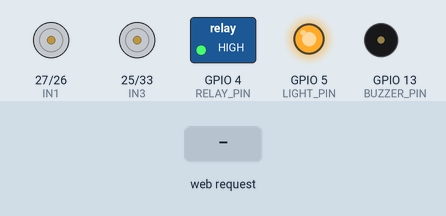
Simulated run of this sketch. Board: ESP32. On the bench: motor-driver pin pairs drawn as motors (green arrow = first pin HIGH = forward, orange = second pin HIGH = backward, longer = more drive, scaled by the enable pin), switched loads named in the sketch (green lamp = pin HIGH), output pins drawn as LEDs (lit = HIGH), buzzer (waves = sounding, pin HIGH). The inputs (shaded band) are chosen by the test bench. WiFi joins after 1.5 s; servers stay silent unless stated; what the sketch prints to the serial monitor is not drawn.

Above: at 2.7 s.
2.8 s: HTTP request GET /back received
At 3.05 s:
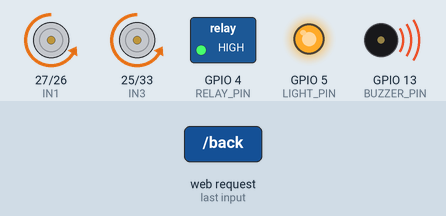
5.8 s: HTTP request GET /forward received
At 7.0 s:
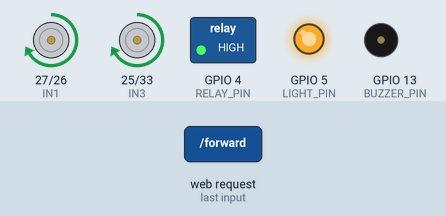
7.3 s: HTTP request GET /left received
At 8.3 s:
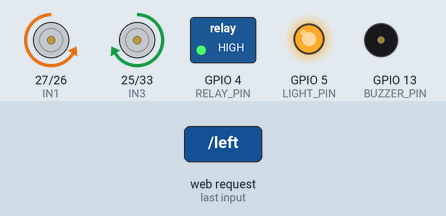
8.8 s: HTTP request GET /right received
At 9.4 s:
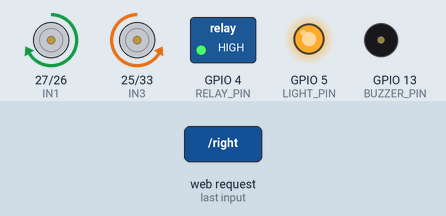
10.3 s: HTTP request GET /spray_on received
At 10.6 s:
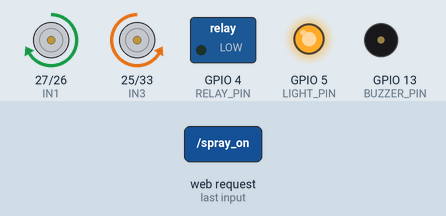
11.8 s: HTTP request GET /stop received
At 12.9 s:
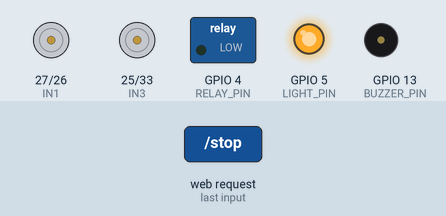
Timing chart, 0 to 14.3 s (numbered marks = the images above; inputs shaded):
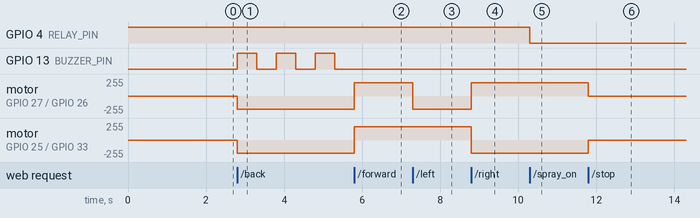

Measured:
- after the input at 2.8 s, GPIO 13 (BUZZER_PIN): alternates HIGH for 0.50 s and LOW for 0.50 s, starting at once; motor on GPIO 27 (IN1) / GPIO 26 (IN2), motor on GPIO 25 (IN3) / GPIO 33 (IN4): stopped → backward 200/255 at once
- after the input at 5.8 s, GPIO 13 (BUZZER_PIN): stays LOW (without the input it goes to HIGH after 0.00 s); motor on GPIO 27 (IN1) / GPIO 26 (IN2), motor on GPIO 25 (IN3) / GPIO 33 (IN4): backward 200/255 → forward 200/255 at once
- after the input at 7.3 s, motor on GPIO 27 (IN1) / GPIO 26 (IN2): forward 200/255 → backward 200/255 at once
- after the input at 8.8 s, motor on GPIO 27 (IN1) / GPIO 26 (IN2): backward 200/255 → forward 200/255 at once; motor on GPIO 25 (IN3) / GPIO 33 (IN4): forward 200/255 → backward 200/255 at once
- after the input at 10.3 s, GPIO 4 (RELAY_PIN): HIGH → LOW at once
- after the input at 11.8 s, motor on GPIO 27 (IN1) / GPIO 26 (IN2): forward 200/255 → stopped at once; motor on GPIO 25 (IN3) / GPIO 33 (IN4): backward 200/255 → stopped at once

The sketch:

esp32_rower_controller.ino
```cpp
/*
  ESP32 Rower Controller - Station Mode
  Reverse = Buzzer Beep (500 ms ON / OFF)
  Light Control via Mobile
*/

#include <WiFi.h>
#include <WebServer.h>

// -------- HOTSPOT CREDENTIALS --------
const char* ssid = "Narzo 70 5G";
const char* password = "123456789";

// -------- L298N Motor Driver Pins --------
#define IN1 27
#define IN2 26
#define IN3 25
#define IN4 33
#define ENA 14
#define ENB 12

// -------- Relay (12V Pump) --------
#define RELAY_PIN 4   // Active LOW relay

// -------- Buzzer --------
#define BUZZER_PIN 13

// -------- Light (Relay) --------
#define LIGHT_PIN 5   // Relay safe GPIO

WebServer server(80);

// -------- Reverse Buzzer Control --------
bool reverseMode = false;
bool buzzerState = false;
unsigned long lastBuzzerTime = 0;

void setup() {
  Serial.begin(115200);

  // Motor Pins
  pinMode(IN1, OUTPUT); pinMode(IN2, OUTPUT);
  pinMode(IN3, OUTPUT); pinMode(IN4, OUTPUT);
  pinMode(ENA, OUTPUT); pinMode(ENB, OUTPUT);

  // Relay, Buzzer, Light Pins
  pinMode(RELAY_PIN, OUTPUT);
  pinMode(BUZZER_PIN, OUTPUT);
  pinMode(LIGHT_PIN, OUTPUT);

  // Default states
  digitalWrite(RELAY_PIN, HIGH);    // Pump OFF
  digitalWrite(BUZZER_PIN, LOW);    // Buzzer OFF
  digitalWrite(LIGHT_PIN, HIGH);    // Light OFF by default (Active LOW relay)

  stopMotor();

  // -------- WiFi Connect --------
  WiFi.mode(WIFI_STA);
  WiFi.begin(ssid, password);

  Serial.print("Connecting");
  while (WiFi.status() != WL_CONNECTED) {
    delay(500);
    Serial.print(".");
  }

  Serial.println("\n✅ WiFi Connected");
  Serial.print("📱 IP Address: ");
  Serial.println(WiFi.localIP());

  // -------- Server Routes --------
  server.on("/", handleRoot);
  server.on("/forward", handleForward);
  server.on("/back", handleBack);
  server.on("/left", handleLeft);
  server.on("/right", handleRight);
  server.on("/stop", handleStop);
  server.on("/spray_on", handleSprayOn);
  server.on("/spray_off", handleSprayOff);
  server.on("/light_on", handleLightOn);
  server.on("/light_off", handleLightOff);

  server.begin();
  Serial.println("🌐 HTTP Server Started");
}

void loop() {
  server.handleClient();
  handleReverseBuzzer();
}

// -------- Handlers --------
void handleRoot() { server.send(200, "text/plain", "ESP32 Rower Ready"); }

void handleForward() { reverseMode = false; buzzerOff(); forward(); server.send(200, "text/plain", "OK"); }
void handleBack()    { reverseMode = true; back(); server.send(200, "text/plain", "OK"); }
void handleLeft()    { reverseMode = false; buzzerOff(); left(); server.send(200, "text/plain", "OK"); }
void handleRight()   { reverseMode = false; buzzerOff(); right(); server.send(200, "text/plain", "OK"); }
void handleStop()    { reverseMode = false; buzzerOff(); stopMotor(); server.send(200, "text/plain", "OK"); }

void handleSprayOn() { digitalWrite(RELAY_PIN, LOW); server.send(200, "text/plain", "OK"); }
void handleSprayOff(){ digitalWrite(RELAY_PIN, HIGH); server.send(200, "text/plain", "OK"); }

// 💡 Light control (Active LOW relay)
void handleLightOn()  {
  digitalWrite(LIGHT_PIN, LOW);  // Relay ON
  server.send(200, "text/plain", "LIGHT ON");
}

void handleLightOff() {
  digitalWrite(LIGHT_PIN, HIGH); // Relay OFF
  server.send(200, "text/plain", "LIGHT OFF");
}

// -------- Reverse Buzzer (500 ms blink) --------
void handleReverseBuzzer() {
  if (reverseMode) {
    unsigned long currentTime = millis();
    if (currentTime - lastBuzzerTime >= 500) {
      lastBuzzerTime = currentTime;
      buzzerState = !buzzerState;
      digitalWrite(BUZZER_PIN, buzzerState);
    }
  } else {
    buzzerOff();
  }
}

void buzzerOff() { buzzerState = false; digitalWrite(BUZZER_PIN, LOW); }

// -------- Motor Functions --------
void forward()  {
  digitalWrite(IN1,HIGH); digitalWrite(IN2,LOW);
  digitalWrite(IN3,HIGH); digitalWrite(IN4,LOW);
  analogWrite(ENA,200); analogWrite(ENB,200);
}

void back() {
  digitalWrite(IN1,LOW); digitalWrite(IN2,HIGH);
  digitalWrite(IN3,LOW); digitalWrite(IN4,HIGH);
  analogWrite(ENA,200); analogWrite(ENB,200);
}

void left() {
  digitalWrite(IN1,LOW); digitalWrite(IN2,HIGH);
  digitalWrite(IN3,HIGH); digitalWrite(IN4,LOW);
  analogWrite(ENA,200); analogWrite(ENB,200);
}

void right() {
  digitalWrite(IN1,HIGH); digitalWrite(IN2,LOW);
  digitalWrite(IN3,LOW); digitalWrite(IN4,HIGH);
  analogWrite(ENA,200); analogWrite(ENB,200);
}

void stopMotor() {
  digitalWrite(IN1,LOW); digitalWrite(IN2,LOW);
  digitalWrite(IN3,LOW); digitalWrite(IN4,LOW);
  analogWrite(ENA,0); analogWrite(ENB,0);
}
```
